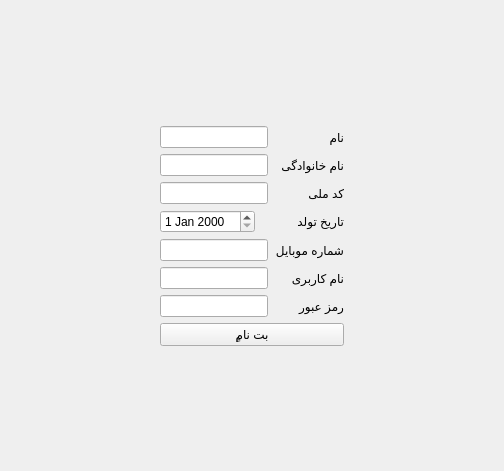
<?xml version="1.0" encoding="UTF-8"?>
<ui version="4.0">
 <class>Widget_signup</class>
 <widget class="QWidget" name="Widget_signup">
  <property name="geometry">
   <rect>
    <x>0</x>
    <y>0</y>
    <width>504</width>
    <height>471</height>
   </rect>
  </property>
  <property name="windowTitle">
   <string>Form</string>
  </property>
  <layout class="QGridLayout" name="gridLayout">
   <item row="0" column="1">
    <spacer name="verticalSpacer">
     <property name="orientation">
      <enum>Qt::Vertical</enum>
     </property>
     <property name="sizeHint" stdset="0">
      <size>
       <width>20</width>
       <height>40</height>
      </size>
     </property>
    </spacer>
   </item>
   <item row="1" column="0">
    <spacer name="horizontalSpacer_left">
     <property name="orientation">
      <enum>Qt::Horizontal</enum>
     </property>
     <property name="sizeHint" stdset="0">
      <size>
       <width>40</width>
       <height>20</height>
      </size>
     </property>
    </spacer>
   </item>
   <item row="1" column="1">
    <layout class="QFormLayout" name="formLayout">
     <item row="0" column="0">
      <widget class="QLineEdit" name="lineEdit_firstName"/>
     </item>
     <item row="0" column="1">
      <widget class="QLabel" name="label_firstName">
       <property name="text">
        <string>نام</string>
       </property>
       <property name="buddy">
        <cstring>lineEdit_firstName</cstring>
       </property>
      </widget>
     </item>
     <item row="1" column="0">
      <widget class="QLineEdit" name="lineEdit_lastName"/>
     </item>
     <item row="1" column="1">
      <widget class="QLabel" name="label_lastName">
       <property name="text">
        <string>نام خانوادگی</string>
       </property>
       <property name="buddy">
        <cstring>lineEdit_lastName</cstring>
       </property>
      </widget>
     </item>
     <item row="2" column="0">
      <widget class="QLineEdit" name="lineEdit_id"/>
     </item>
     <item row="2" column="1">
      <widget class="QLabel" name="label_id">
       <property name="text">
        <string>کد ملی</string>
       </property>
       <property name="buddy">
        <cstring>lineEdit_id</cstring>
       </property>
      </widget>
     </item>
     <item row="3" column="0">
      <widget class="QDateEdit" name="dateEdit_dateOfBirth"/>
     </item>
     <item row="3" column="1">
      <widget class="QLabel" name="label_dateOfBirth">
       <property name="text">
        <string>تاریخ تولد</string>
       </property>
       <property name="buddy">
        <cstring>dateEdit_dateOfBirth</cstring>
       </property>
      </widget>
     </item>
     <item row="4" column="0">
      <widget class="QLineEdit" name="lineEdit_phoneNumber"/>
     </item>
     <item row="4" column="1">
      <widget class="QLabel" name="label_phoneNumber">
       <property name="text">
        <string>شماره موبایل</string>
       </property>
       <property name="buddy">
        <cstring>lineEdit_phoneNumber</cstring>
       </property>
      </widget>
     </item>
     <item row="5" column="0">
      <widget class="QLineEdit" name="lineEdit_username"/>
     </item>
     <item row="5" column="1">
      <widget class="QLabel" name="label_username">
       <property name="text">
        <string>نام کاربری</string>
       </property>
       <property name="buddy">
        <cstring>lineEdit_username</cstring>
       </property>
      </widget>
     </item>
     <item row="6" column="0">
      <widget class="QLineEdit" name="lineEdit_password"/>
     </item>
     <item row="6" column="1">
      <widget class="QLabel" name="label_password">
       <property name="text">
        <string>رمز عبور</string>
       </property>
       <property name="buddy">
        <cstring>lineEdit_password</cstring>
       </property>
      </widget>
     </item>
     <item row="7" column="0" colspan="2">
      <widget class="QPushButton" name="pushButton">
       <property name="text">
        <string>ٍبت نام</string>
       </property>
      </widget>
     </item>
    </layout>
   </item>
   <item row="1" column="2">
    <spacer name="horizontalSpacer_right">
     <property name="orientation">
      <enum>Qt::Horizontal</enum>
     </property>
     <property name="sizeHint" stdset="0">
      <size>
       <width>40</width>
       <height>20</height>
      </size>
     </property>
    </spacer>
   </item>
   <item row="2" column="1">
    <spacer name="verticalSpacer_2">
     <property name="orientation">
      <enum>Qt::Vertical</enum>
     </property>
     <property name="sizeHint" stdset="0">
      <size>
       <width>20</width>
       <height>40</height>
      </size>
     </property>
    </spacer>
   </item>
  </layout>
 </widget>
 <resources/>
 <connections/>
</ui>
